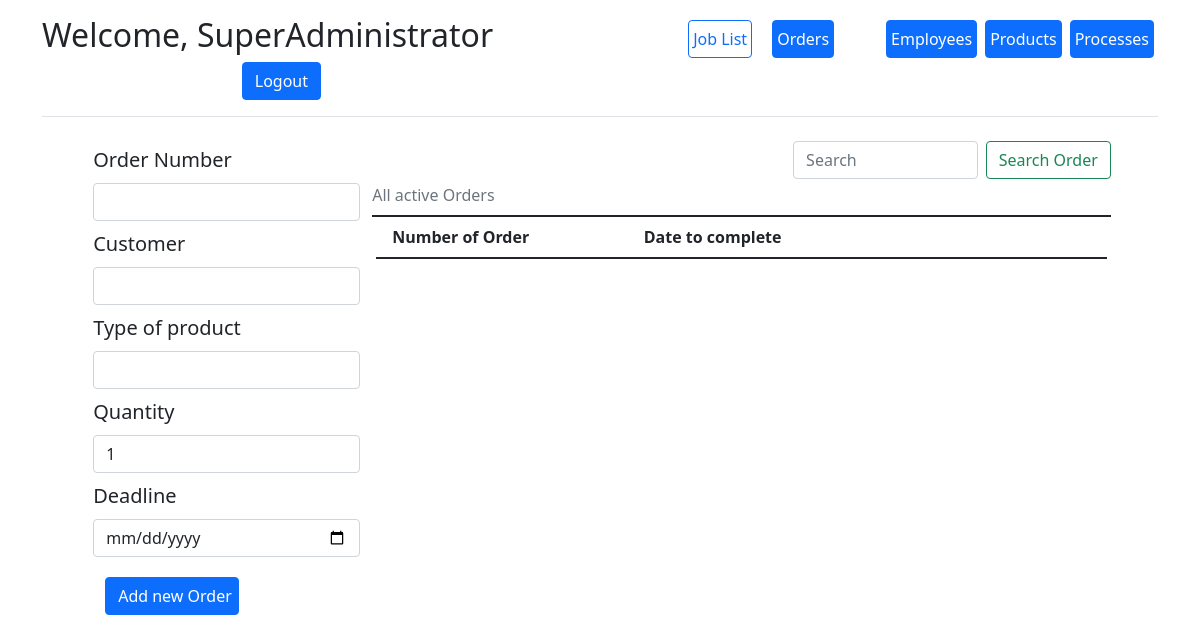
/add_order (signed in), run on an earlier commit of the app's database.
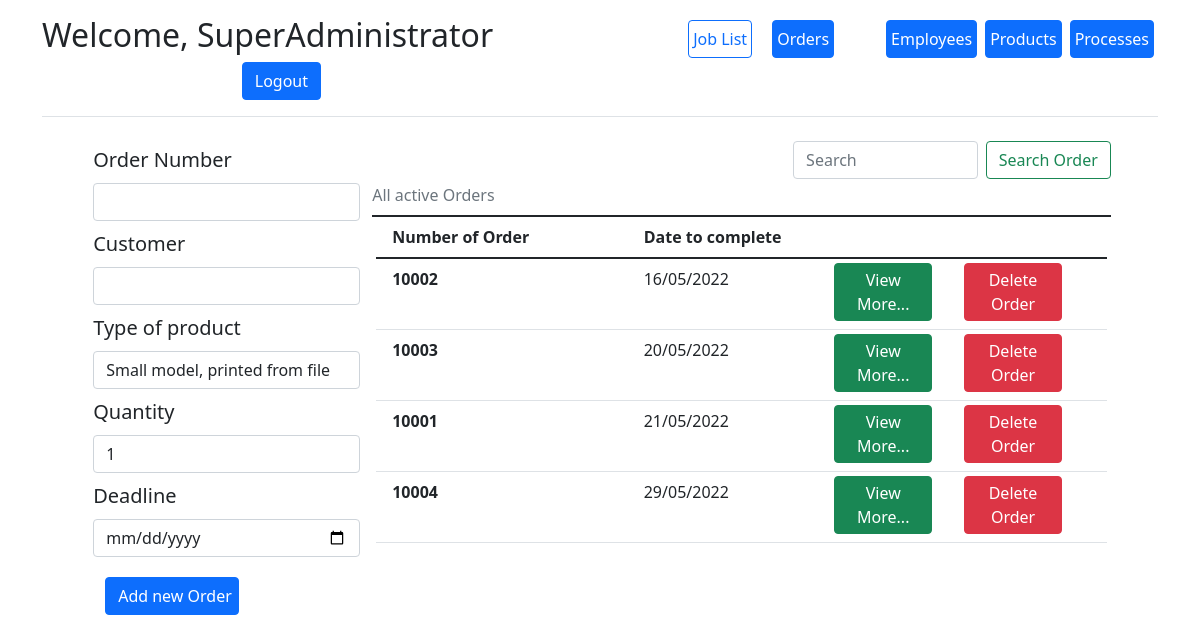
And on a later commit of the database.
### app/models.py (models this page shows)
class Order(db.Model):
    order_id = db.Column(db.Integer, primary_key=True, nullable=False)
    customer = db.Column("Name", db.String)
    quantity = db.Column("Quantity", db.Integer)
    completed = db.Column("Completed", db.Boolean, default=False)
    date_to_complete = db.Column("Date_to_complete", db.Date)
    products = db.relationship("Product", secondary=orders_products, back_populates="orders")
    processes_in_order = db.relationship('ProcessInOrder', backref='Order', lazy='dynamic')

### app/routes.py (the view, shortened to what this page needs)
@process_app.route('/add_order', methods=['get', 'post'])
@login_required
def add_order():
    table = models.Order.query.filter_by(completed=False).order_by(models.Order.date_to_complete.asc())
    form = AddOrder()
    form.product.choices = [
        (product.product_id, product.name) for product in models.Product.query.filter(models.Product.active)
    ]
    return render_template('add_order.html', form=form, table=table)

### app/forms.py
class AddOrder(FlaskForm):
    order_id = IntegerField("Order Number", validators=[InputRequired()])
    quantity = IntegerField("Quantity", validators=[InputRequired()], default=1)
    customer = StringField("Customer", validators=[InputRequired()])
    date = DateField("Deadline", validators=[InputRequired()])
    product = SelectField("Type of product", validators=[InputRequired()])
    submit = SubmitField()

### app/__init__.py (called while the page is built)
@login_manager.user_loader
def load_user(user_id):
    return Employee.query.get(int(user_id))

### app/templates/add_order.html (shortened to what this page needs)
{% extends "base.html" %}
{% block content %}
<div class="container">
    <div class="row g-3 justify-content-md-center">
        {% if current_user.admin %}
        <form action="" method="post" class="d-flex flex-column w-25  fs-5">
            {{ form.order_id.label(class="form-label m-1") }}
            {{ form.order_id(class="form-control m-1") }}
            {{ form.customer.label(class="form-label m-1") }}
            {{ form.customer(class="form-control m-1") }}
            {{ form.product.label(class="form-label m-1") }}
            {{ form.product(class="form-control m-1") }}
            {{ form.quantity.label(class="form-label m-1") }}
            {{ form.quantity(class="form-control m-1") }}
            {{ form.date.label(class="form-label m-1") }}
            {{ form.date(class="form-control m-1") }}
            {{ form.submit(class="btn btn-primary m-3 w-50", value="Add new Order") }}
        </form>
        {% endif %}
        <div class="col-8">
            <form class="d-flex justify-content-end" action="{{ url_for('search_order') }}" method="post">
                <div class="col">
                </div>
                <input class="form-control me-2 w-25" type="search" placeholder="Search" aria-label="Search Order"
                       name="search_field">
                <button class="btn btn-outline-success" type="submit">Search Order</button>
            </form>
            <p class="text-secondary  border-bottom border-dark border-2 lh-lg pb-1 mb-1">All active Orders</p>
            <div class="container scroll">
                <div class="row border-bottom border-dark border-2">
                    <div class="col-4 pb-1 fw-bold lh-lg mx-1">Number of Order</div>
                    <div class="col-4 pb-1 fw-bold lh-lg mx-1">Date to complete</div>
                    <div class="w-25"></div>
                </div>
                {% for order in table %}
                <div class="row table-row border-bottom border-black-50 border-1">
                    <div class="col-4 pb-1 fw-bold lh-lg m-1">{{ order.order_id }}</div>
                    <div class="col-3 pb-1 fw-normal lh-lg m-1">{{ order.date_to_complete.strftime('%d/%m/%Y') }}</div>
                    <div class="col-2 pb-1 fw-normal lh-lg m-1">
                        <button type="button" data-bs-toggle="collapse" class="btn btn-success p-1"
                                data-bs-target="#o{{order.order_id}}"
                                aria-expanded="true" aria-controls="o{{order.order_id}}">View More...
                        </button>
                    </div>
                    <div class="col-2 pb-1 fw-bold lh-lg m-1">
                        <a href="{{ url_for('remove_order', order_id=order.order_id) }}" class="btn btn-danger p-1">Delete
                            Order</a>
                    </div>
                </div>
                {% endfor %}
            </div>
        </div>
    </div>
</div>
{% endblock %}

What changed in the data, as far as the page shows it:
added Order: order_id "10002", date_to_complete "16/05/2022"
added Order: order_id "10003", date_to_complete "20/05/2022"
added Order: order_id "10001", date_to_complete "21/05/2022"
added Order: order_id "10004", date_to_complete "29/05/2022"
Also different on the page:
form field product: (not shown) → "Small model, printed from file"
